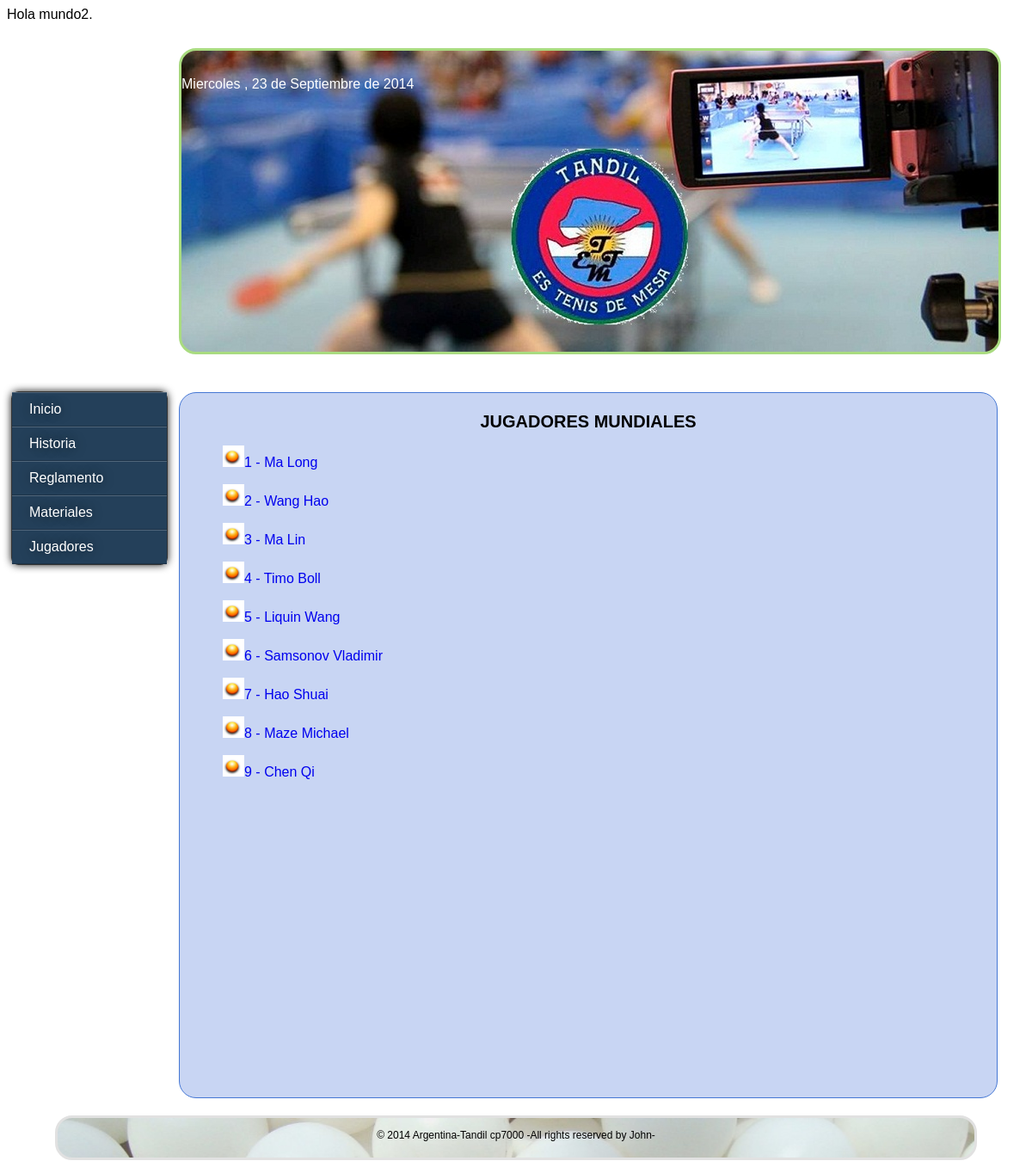
Screenshot of /jugadores_mundiales.php with the database file from the repository.
### tables this page shows
CREATE TABLE `jugadores` (
  `id_jugador` int(11) NOT NULL AUTO_INCREMENT,
  `nombre` varchar(32) NOT NULL,
  PRIMARY KEY (`id_jugador`)
);

### jugadores_mundiales.php (the view, shortened to what this page needs)
<?php
$host 	= "localhost";
$db	= "tetm";
$user	= "root";
$pass	= "";
try{
$conn = new PDO("mysql:host=$host;dbname=$db",$user,$pass);
}
catch(PDOException $pe)
{
	die('Error de conexion, Mensaje: ' .$pe->getMessage());
}
  $sql = "SELECT ip.tipo_jugador,ip.ranking, j.nombre,j.id_jugador as id_jugador
  FROM informacion_personal ip JOIN jugadores j ON (j.id_jugador=ip.id_jugador)
  WHERE ip.tipo_jugador= 'Mundial'
  group by ip.tipo_jugador, ip.ranking,j.nombre
  order by j.id_jugador";
$q	 = $conn->query($sql);
?>
<!DOCTYPE html>
<html>
<head>
	<link rel="stylesheet" type="text/css" href="css/estilotm.css"/>
</head>
<body>
	<header>
	</header>
	<nav>
			<ul id="contenedorMenu">
				<li><a href="home.php">Inicio</a></li>
				<li><a href="historia.php">Historia</a></li>
				<li><a href="reglamento.php">Reglamento</a></li>
				<li><a>Materiales</a>
				</li>
				<li><a>Jugadores</a>
				</li>
			</ul>
	</nav>
	<section class = "informacion">
			<h1> JUGADORES MUNDIALES </h1>
			 <?php
					  while($r = $q->fetch()){
					?>
				<p><a href="jugador_generico.php?mensaje=<?=$r["id_jugador"]?>">
				<img WIDTH=25 HEIGHT=25 src= "images/estilo/pelotita.jpg" ><?= $r["ranking"]?> - <?= $r["nombre"] ?></a></p>
				<?php
							}
						?>
	</section>
<footer>
		<p>
			&copy 2014 Argentina-Tandil cp7000 -All rights reserved by John-
		</p>
</footer>
</body>
</html>

### css/estilotm.css (style rules this page uses)
body { background-image: url('../images/estilo/fondo1.png'); background-size: 100%; background-repeat:no-repeat; background-attachment:fixed; font-size: 16px; font-family: sans-serif; }
header { width: 950px; height:240px; padding-top: 30px; padding-bottom: 80px; margin-top: 30px; margin-right: 200px; margin-left: 200px; background-image: url('../images/estilo/portada3.jpg'); background-repeat:no-repeat; background-position: 50% 100%; color: white; border: 3px solid #a9db80; border-radius: 20px; position: absolute; }
section.informacion { width: 850px; height: 100%; margin-top: -50px; margin-right:100px; margin-left:200px; margin-bottom: 20px; padding-left: 50px; padding-right: 50px; padding-top: 5px; padding-bottom: 30px; background: #C8D5F3; border: 1px solid #4577D4; border-radius: 20px; background-size: 100%; }
a { text-decoration:none; list-style:none; }
h1 { font-size: 20px; text-align: center; font-family: 'Lucida Sans-Unicode','Bitstram Vera Sans','Lucida Grande', Verdana,Helvetica; }
nav { margin-bottom: 0px; margin-left: 0px; margin-right: 0px; margin-top: 0px; padding-bottom: 50px; padding-left: 5px; padding-right: 5px; padding-top: 430px; }
#contenedorMenu { padding:0; list-style:none; width:180px; font-size:16px; border: 1px solid rgba(0,0,0,0.8); margin-top: -1px; box-shadow: 0 0 10px rgba(0,0,0,0.9); position: absolute; border-radius: 8px; }
#contenedorMenu li a { display: block; border-bottom: 1px solid rgba(0,0,0, 0.2); border-top: 1px solid rgba(255,255,255, 0.2); background:rgba(36,64,90,1); text-decoration:none; color:rgb(255,255,255); font-family: 'Lucida Sans-Unicode','Bitstram Vera Sans','Lucida Grande', Verdana,Helvetica; text-shadow: 0px 0px 12px rgba(0,0,0,0.5); padding:10px; padding-left:20px; }
footer { width: 90%; height:45px; padding-top: 1px; margin: auto; background-repeat:no-repeat; background-image: url('../images/estilo/pelotitas.jpg'); border: 3px solid #e1e1e1; border-radius: 20px; color: black; text-align: center; font-size: 12px; font-family: 'Lucida Sans-Unicode','Bitstram Vera Sans','Lucida Grande', Verdana,Helvetica; }

### rows the page displays
jugadores: ranking "1", nombre "Ma Long"
jugadores: ranking "2", nombre "Wang Hao"
jugadores: ranking "3", nombre "Ma Lin"
jugadores: ranking "4", nombre "Timo Boll"
jugadores: ranking "5", nombre "Liquin Wang"
jugadores: ranking "6", nombre "Samsonov Vladimir"
jugadores: ranking "7", nombre "Hao Shuai"
jugadores: ranking "8", nombre "Maze Michael"
jugadores: ranking "9", nombre "Chen Qi"
